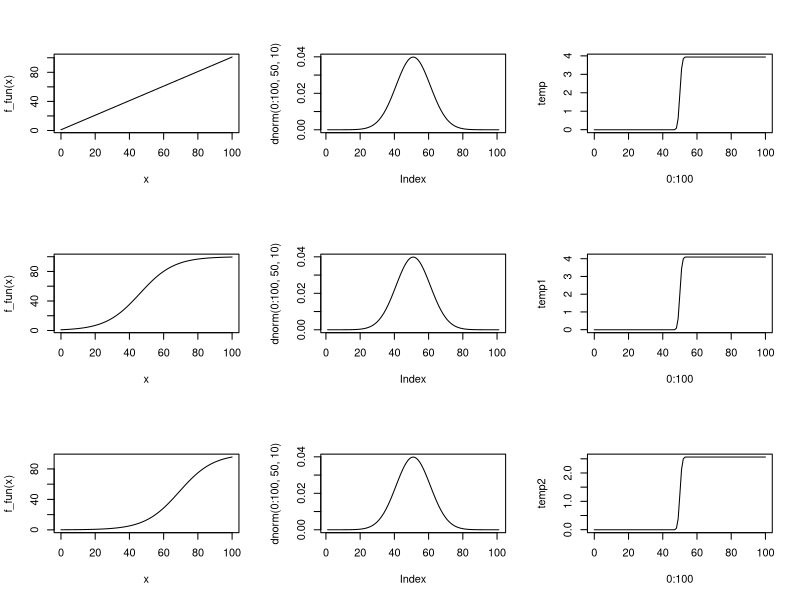
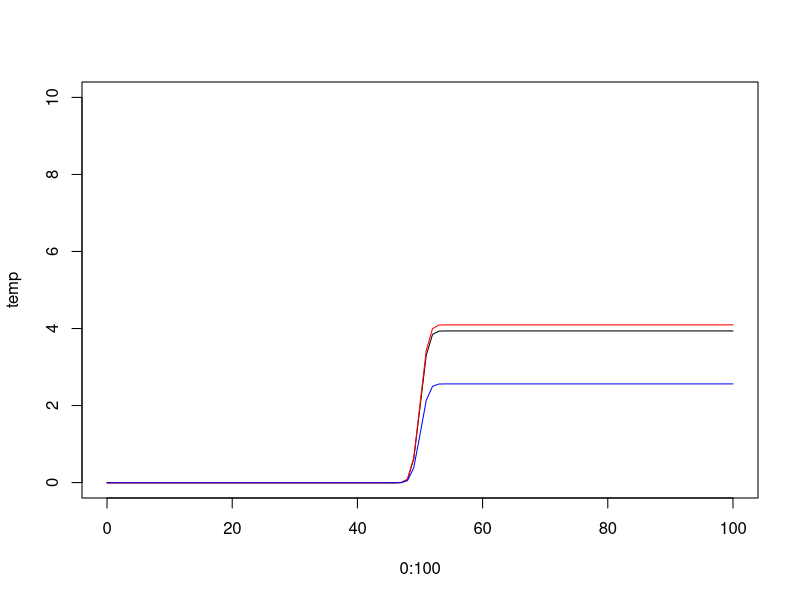

Source code (R) for these figures, in order:
mu = 50;
sigma = 1;
mesh <- seq(mu-3*sigma,mu+3*sigma,length.out=100);
###

x = 0:100
a = 1
b = 1
y = a + b*x

f_fun <- splinefun(x,y);

integrand <- function(x){
  dnorm(x,mean=mu,sd=sigma)*log(f_fun(x))
}


u = 0:100
temp = c()
for(i in 1:length(u)){
  temp[i] <- integrate(integrand,lower=mu-(3*sigma),upper=u[i])$value/(pnorm(mu+(3*sigma),mean=mu,sd=sigma)-pnorm(mu-(3*sigma),mean=mu,sd=sigma))
}

f_fun <- splinefun(x,y);

par(mfrow=c(3,3))
plot(x,f_fun(x),type='l')
plot(dnorm(0:100,50,10),type='l')
plot(0:100,temp,type='l')

x = 0:100
a = .01
b = .1
y = 1/(a+exp(-b*x))

f_fun <- splinefun(x,y);

integrand <- function(x){
  dnorm(x,mean=mu,sd=sigma)*log(f_fun(x))
}

u = 0:100
temp1 = c()
for(i in 1:length(u)){
  temp1[i] <- integrate(integrand,lower=mu-(3*sigma),upper=u[i])$value/(pnorm(mu+(3*sigma),mean=mu,sd=sigma)-pnorm(mu-(3*sigma),mean=mu,sd=sigma))
}
temp1

#par(mfrow=c(1,3))
plot(x,f_fun(x),type='l')
plot(dnorm(0:100,50,10),type='l')
plot(0:100,temp1,type='l')


x = 0:100
a = .01
b = .1
y = 1/(a+10*exp(-b*x))

f_fun <- splinefun(x,y);

integrand <- function(x){
  dnorm(x,mean=mu,sd=sigma)*log(f_fun(x))
}

u = 0:100
temp2 = c()
for(i in 1:length(u)){
  temp2[i] <- integrate(integrand,lower=mu-(3*sigma),upper=u[i])$value/(pnorm(mu+(3*sigma),mean=mu,sd=sigma)-pnorm(mu-(3*sigma),mean=mu,sd=sigma))
}
temp2

#par(mfrow=c(1,3))
plot(x,f_fun(x),type='l')
plot(dnorm(0:100,50,10),type='l')
plot(0:100,temp2,type='l')

par(mfrow=c(1,1))
plot(0:100,temp,type='l',ylim=c(0,10))
lines(0:100,temp1,col="red")
lines(0:100,temp2,col="blue")

### 



